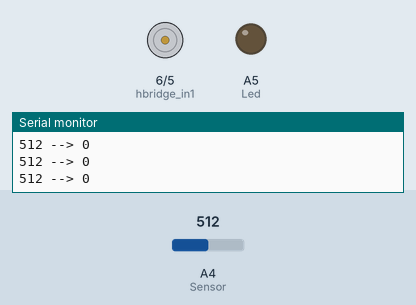
Simulated run of this sketch. Board: Arduino Uno, built with avr-gcc and run on an emulated ATmega328P. Parts: motor-driver pin pairs drawn as motors (green arrow = first pin HIGH = forward, orange = second pin HIGH = backward, longer = more drive), output pins drawn as LEDs (lit = HIGH), the last lines printed to the serial monitor. Inputs (shaded band) come from the test bench; at power-on: A4 (Sensor) = 512.

Above: at 6.2 s.
6.3 s: A4 (Sensor) set to 306
At 7.0 s:
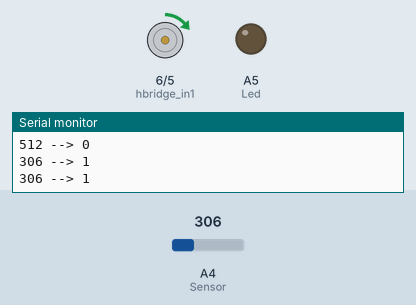
8.0 s: A4 (Sensor) set to 716
At 9.2 s:
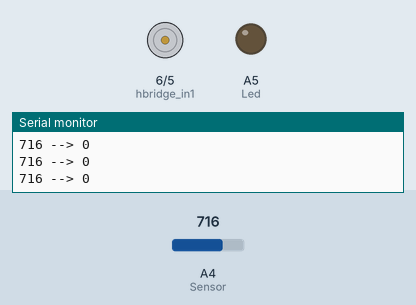
9.5 s: A4 (Sensor) set to 511
At 10.7 s:
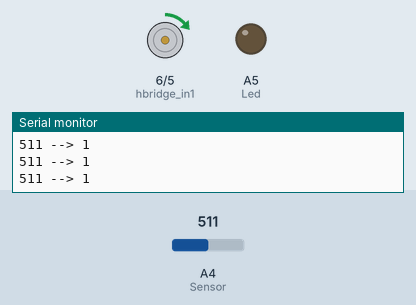
11.0 s: A4 (Sensor) set to 900
At 11.9 s:
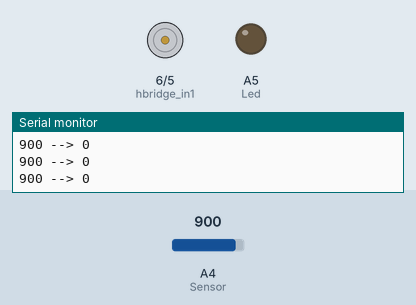
Timing chart, 0 to 13.5 s (numbered marks = the images above; inputs shaded):
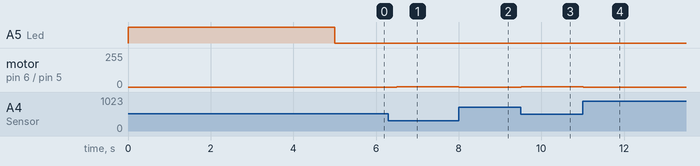

The sketch:

in_out.ino
```cpp
int Led = A5;
int Sensor = A4;
int hbridge_in1 = 6;
int hbridge_in2 = 5;

int V = 0;
int VN = 0;
int VMin = 1023;
int VMax = 0;

void setup() {


  pinMode(Led, OUTPUT);
  pinMode(Sensor, INPUT);
  pinMode(hbridge_in1,OUTPUT);
  pinMode(hbridge_in2,OUTPUT);

  digitalWrite(Led, HIGH);

  while (millis() <5000) {
    V = analogRead(Sensor);

  if (V > VMax) {
      VMax = V;
    }

  if (V < VMin) {
      VMin = V;
    }
  }

  digitalWrite(Led, LOW);


  Serial.begin(9600);

}

void loop() {
  V = analogRead(Sensor);

VN = map(V, VMin, VMax, 0, 255);
VN = constrain (VN, 0, 255);

 analogWrite(hbridge_in1,VN);
 analogWrite(hbridge_in2,0);


  Serial.print(V);
  Serial.print(" --> ");
  Serial.println(VN);
  delay(250);
}
```

Measured:
- after the input at 6.3 s, motor on pin 6 (hbridge_in1) / pin 5 (hbridge_in2): stopped → forward 1/255 after 0.20 s
- after the input at 8.0 s, motor on pin 6 (hbridge_in1) / pin 5 (hbridge_in2): forward 1/255 → stopped at once
- after the input at 9.5 s, motor on pin 6 (hbridge_in1) / pin 5 (hbridge_in2): stopped → forward 1/255 at once
- after the input at 11.0 s, motor on pin 6 (hbridge_in1) / pin 5 (hbridge_in2): forward 1/255 → stopped at once
